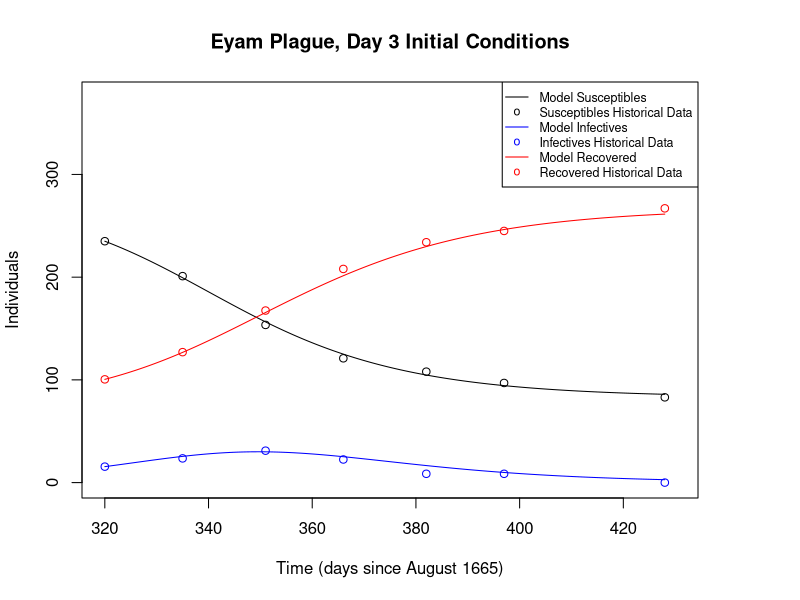

Write the R code that produced this figure.
library('deSolve')

# Real-world data from Table 2.2
N = 350
S_data = c(349,254,235,201,153.5,121,108,97,83)
I_data = c(1,7,14.5,22,29,21,8,8,0)
R_data = N - S_data - I_data

# Took August to May to be 9*30 days, Mid-May to be May 15th, and used 4ths of month
time = c(0,270,320,335,351,366,382,397,428)

initial = 3

plot_time = time[-(1:(initial-1))]
plot_S = S_data[-(1:(initial-1))]
plot_I = I_data[-(1:(initial-1))]
plot_R = R_data[-(1:(initial-1))]


# On the last day of data collection, there are 0 infectives, 
# so the number of susceptibles on that day is S(infinity)
Sinf = tail(S_data,1)
S0 = S_data[initial]
I0 = I_data[initial]
R0 = N - S0 - I0
alpha = 1/11
beta = (log(S0/Sinf)/(S0 + I0 - Sinf))*alpha
c = alpha/beta
Imax = -c + c * log(c) + S0 + I0 - c * log(S0)

# time sequence 
t <- seq(time[initial], tail(time,1), by = 0.01)

# parameters: a named vector
parameters <- c(a = alpha, b = beta)

# initial condition: a named vector
state <- c(S = S0, I = I0, R = R0)

# R function to calculate the value of the derivatives at each time value
# Use the names of the variables as defined in the vectors above
SIR_model <- function(t, state, parameters){
  with(as.list(c(state, parameters)), {
    dS = -b * I * S
    dI = b * I * S - a * I
    dR = a * I
    return(list(c(dS, dI, dR)))
  })
}
## Integration with 'ode'
out <- ode(y = state, times = t, func = SIR_model, parms = parameters)
out.df <- as.data.frame(out)

par(new=F,mar=c(5.1,4.1,4.1,5.1))
plot(plot_time,plot_S,
     xlab='Time (days since August 1665)',
     ylab='Individuals',
     xlim=c(plot_time[1],430), ylim=c(0,375),
     main='Eyam Plague, Day 3 Initial Conditions')
lines(out.df[c("time","S")], lty=1)

par(new=T)
plot(plot_time,plot_R, col='red', 
     ann=F,axes=F, 
     xlim=c(plot_time[1],430), ylim=c(0,375))
lines(out.df[c("time","R")], col='red', lty=1)

par(new=T)
plot(plot_time,plot_I, col='blue', 
     ann=F,axes=F, 
     xlim=c(plot_time[1],430), #ylim=c(0,max(I_data,Imax)+2))
     ylim=c(0,350))
lines(out.df[c("time","I")], col='blue', lty=1)
#mtext("Infectives (individuals)", side=4, line=3)
#axis(4)

legend("topright",
       legend=c("Model Susceptibles","Susceptibles Historical Data","Model Infectives","Infectives Historical Data","Model Recovered","Recovered Historical Data"),
       lty=c(1,NA,1,NA,1,NA),
       col=c("black","black","blue","blue","red","red"), 
       pch=c(NA,"o",NA,"o",NA,"o"),
       cex=0.75)
